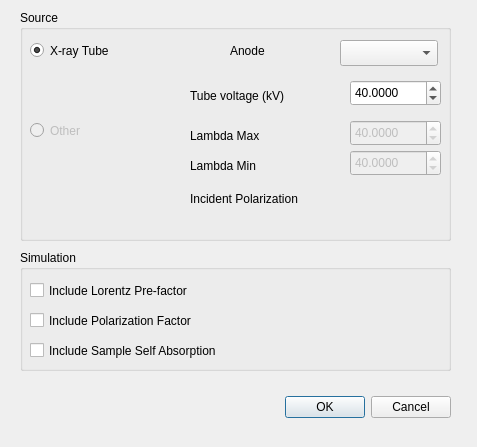
<ui version="4.0" >
 <class>PreferencesDialog</class>
 <widget class="QDialog" name="PreferencesDialog" >
  <property name="geometry" >
   <rect>
    <x>0</x>
    <y>0</y>
    <width>477</width>
    <height>447</height>
   </rect>
  </property>
  <property name="windowTitle" >
   <string>Laue Preferences</string>
  </property>
  <widget class="QWidget" name="layoutWidget" >
   <property name="geometry" >
    <rect>
     <x>20</x>
     <y>390</y>
     <width>431</width>
     <height>34</height>
    </rect>
   </property>
   <layout class="QHBoxLayout" >
    <property name="margin" >
     <number>0</number>
    </property>
    <property name="spacing" >
     <number>6</number>
    </property>
    <item>
     <spacer>
      <property name="orientation" >
       <enum>Qt::Horizontal</enum>
      </property>
      <property name="sizeHint" >
       <size>
        <width>131</width>
        <height>31</height>
       </size>
      </property>
     </spacer>
    </item>
    <item>
     <widget class="QPushButton" name="okButton" >
      <property name="text" >
       <string>OK</string>
      </property>
     </widget>
    </item>
    <item>
     <widget class="QPushButton" name="cancelButton" >
      <property name="text" >
       <string>Cancel</string>
      </property>
     </widget>
    </item>
   </layout>
  </widget>
  <widget class="QGroupBox" name="groupBox" >
   <property name="geometry" >
    <rect>
     <x>20</x>
     <y>250</y>
     <width>431</width>
     <height>121</height>
    </rect>
   </property>
   <property name="title" >
    <string>Simulation</string>
   </property>
   <widget class="QCheckBox" name="LaueLorentzCheckBox" >
    <property name="geometry" >
     <rect>
      <x>10</x>
      <y>30</y>
      <width>231</width>
      <height>21</height>
     </rect>
    </property>
    <property name="text" >
     <string>Include Lorentz Pre-factor</string>
    </property>
   </widget>
   <widget class="QCheckBox" name="LauePolnCheckBox" >
    <property name="geometry" >
     <rect>
      <x>10</x>
      <y>60</y>
      <width>231</width>
      <height>21</height>
     </rect>
    </property>
    <property name="text" >
     <string>Include Polarization Factor</string>
    </property>
   </widget>
   <widget class="QCheckBox" name="LaueSampleAbsCheckBox" >
    <property name="geometry" >
     <rect>
      <x>10</x>
      <y>90</y>
      <width>231</width>
      <height>21</height>
     </rect>
    </property>
    <property name="text" >
     <string>Include Sample Self Absorption</string>
    </property>
   </widget>
  </widget>
  <widget class="QGroupBox" name="groupBox_2" >
   <property name="geometry" >
    <rect>
     <x>20</x>
     <y>10</y>
     <width>431</width>
     <height>231</height>
    </rect>
   </property>
   <property name="title" >
    <string>Source</string>
   </property>
   <widget class="QLabel" name="label_3" >
    <property name="geometry" >
     <rect>
      <x>210</x>
      <y>30</y>
      <width>101</width>
      <height>21</height>
     </rect>
    </property>
    <property name="layoutDirection" >
     <enum>Qt::RightToLeft</enum>
    </property>
    <property name="text" >
     <string>Anode</string>
    </property>
   </widget>
   <widget class="QComboBox" name="LaueAnodeComboBox" >
    <property name="geometry" >
     <rect>
      <x>320</x>
      <y>30</y>
      <width>98</width>
      <height>26</height>
     </rect>
    </property>
   </widget>
   <widget class="QDoubleSpinBox" name="LaueTubeVoltageSpinBox" >
    <property name="geometry" >
     <rect>
      <x>330</x>
      <y>70</y>
      <width>91</width>
      <height>26</height>
     </rect>
    </property>
    <property name="decimals" >
     <number>4</number>
    </property>
    <property name="maximum" >
     <double>100.000000000000000</double>
    </property>
    <property name="minimum" >
     <double>0.000000000000000</double>
    </property>
    <property name="value" >
     <double>40.000000000000000</double>
    </property>
   </widget>
   <widget class="QDoubleSpinBox" name="LaueLambdaMinSpinBox" >
    <property name="enabled" >
     <bool>false</bool>
    </property>
    <property name="geometry" >
     <rect>
      <x>330</x>
      <y>140</y>
      <width>91</width>
      <height>26</height>
     </rect>
    </property>
    <property name="decimals" >
     <number>4</number>
    </property>
    <property name="maximum" >
     <double>100.000000000000000</double>
    </property>
    <property name="minimum" >
     <double>0.000000000000000</double>
    </property>
    <property name="value" >
     <double>40.000000000000000</double>
    </property>
   </widget>
   <widget class="QDoubleSpinBox" name="LaueLambdaMaxSpinBox" >
    <property name="enabled" >
     <bool>false</bool>
    </property>
    <property name="geometry" >
     <rect>
      <x>330</x>
      <y>110</y>
      <width>91</width>
      <height>26</height>
     </rect>
    </property>
    <property name="decimals" >
     <number>4</number>
    </property>
    <property name="maximum" >
     <double>100.000000000000000</double>
    </property>
    <property name="minimum" >
     <double>0.000000000000000</double>
    </property>
    <property name="value" >
     <double>40.000000000000000</double>
    </property>
   </widget>
   <widget class="QLabel" name="label_4" >
    <property name="geometry" >
     <rect>
      <x>170</x>
      <y>70</y>
      <width>111</width>
      <height>31</height>
     </rect>
    </property>
    <property name="layoutDirection" >
     <enum>Qt::LeftToRight</enum>
    </property>
    <property name="text" >
     <string>Tube voltage (kV)</string>
    </property>
   </widget>
   <widget class="QLabel" name="label_5" >
    <property name="geometry" >
     <rect>
      <x>170</x>
      <y>110</y>
      <width>111</width>
      <height>31</height>
     </rect>
    </property>
    <property name="layoutDirection" >
     <enum>Qt::LeftToRight</enum>
    </property>
    <property name="text" >
     <string>Lambda Max</string>
    </property>
   </widget>
   <widget class="QLabel" name="label_6" >
    <property name="geometry" >
     <rect>
      <x>170</x>
      <y>140</y>
      <width>111</width>
      <height>31</height>
     </rect>
    </property>
    <property name="layoutDirection" >
     <enum>Qt::LeftToRight</enum>
    </property>
    <property name="text" >
     <string>Lambda Min</string>
    </property>
   </widget>
   <widget class="QLabel" name="label_7" >
    <property name="geometry" >
     <rect>
      <x>170</x>
      <y>180</y>
      <width>161</width>
      <height>17</height>
     </rect>
    </property>
    <property name="layoutDirection" >
     <enum>Qt::LeftToRight</enum>
    </property>
    <property name="text" >
     <string>Incident Polarization</string>
    </property>
   </widget>
   <widget class="QRadioButton" name="LaueOtherButton" >
    <property name="enabled" >
     <bool>false</bool>
    </property>
    <property name="geometry" >
     <rect>
      <x>10</x>
      <y>110</y>
      <width>104</width>
      <height>21</height>
     </rect>
    </property>
    <property name="text" >
     <string>Other</string>
    </property>
   </widget>
   <widget class="QRadioButton" name="LaueXRayTubeButton" >
    <property name="geometry" >
     <rect>
      <x>10</x>
      <y>30</y>
      <width>141</width>
      <height>21</height>
     </rect>
    </property>
    <property name="text" >
     <string>X-ray Tube</string>
    </property>
    <property name="checked" >
     <bool>true</bool>
    </property>
   </widget>
  </widget>
 </widget>
 <resources/>
 <connections>
  <connection>
   <sender>okButton</sender>
   <signal>clicked()</signal>
   <receiver>PreferencesDialog</receiver>
   <slot>accept()</slot>
   <hints>
    <hint type="sourcelabel" >
     <x>278</x>
     <y>253</y>
    </hint>
    <hint type="destinationlabel" >
     <x>96</x>
     <y>254</y>
    </hint>
   </hints>
  </connection>
  <connection>
   <sender>cancelButton</sender>
   <signal>clicked()</signal>
   <receiver>PreferencesDialog</receiver>
   <slot>reject()</slot>
   <hints>
    <hint type="sourcelabel" >
     <x>369</x>
     <y>253</y>
    </hint>
    <hint type="destinationlabel" >
     <x>179</x>
     <y>282</y>
    </hint>
   </hints>
  </connection>
 </connections>
</ui>
